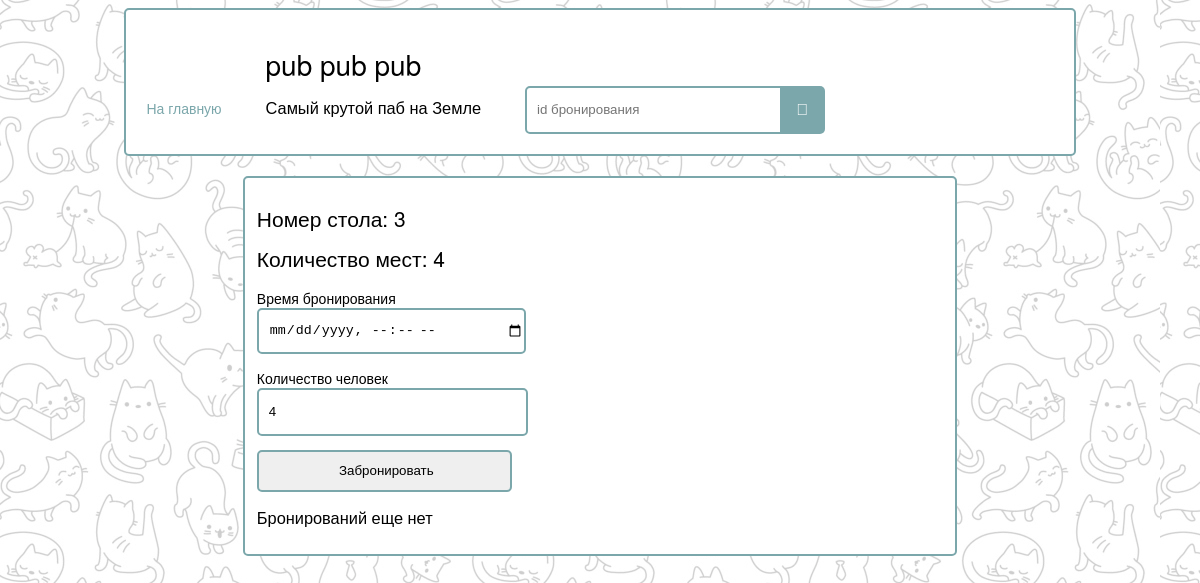
The page /pub/table/3 on the database its author committed.
### pub/models.py (models this page shows)
class TableModel(models.Model):
    id = models.IntegerField(primary_key=True)
    max_person_count = models.IntegerField(null=False)

### pub/views.py (the view, shortened to what this page needs)
# urls.py: path('table/<int:pk>', views.booking_table, name='table-detail'),
def booking_table(request, pk):
    table = TableModel.objects.get(pk=pk)
    form = FormEntity(person_count=table.max_person_count, table_id=table.id)
    bookings = BookedModel.objects.filter(table_id=table.id).order_by('booked_date')
    return render(request, 'pub/tablemodel_detail.html', {'tablemodel': table, 'form': form, 'bookings': bookings})

### pub/templates/pub/tablemodel_detail.html (shortened to what this page needs)
{% extends "base_generic.html" %}
{% block content %}
    <div class="pub-booking pub-div-border">
        <h2>Номер стола: {{ tablemodel.id }}</h2>
        <h2>Количество мест: {{ tablemodel.max_person_count }}</h2>
        <form action="" method="post">
            <p>
                <label for="id_booked_date">Время бронирования</label>
                <input type="datetime-local" name="booked_date">
            </p>
            <p>
                <label for="id_person_count">Количество человек</label>
                <input type="number" name="person_count" value="{{ tablemodel.max_person_count }}">
            </p>
            <input type="submit" value="Забронировать">
        </form>
        {% if bookings %}
        <h3>Уже занятое время</h3>
        <ul>
            {% for booking in bookings %}
                <li>
                    {{ booking.booked_date }}
                </li>
            {% endfor %}
        </ul>
        {% else %}
        <h3>Бронирований еще нет</h3>
        {% endif %}
    </div>
{% endblock %}

### static/css/pub_styles.css (style rules this page uses)
.pub-booking { width: 60%; margin: 0 auto; padding: 1%; }
.pub-div-border { border: 2px solid #7BA7AB; border-radius: 5px; outline: none; background-color: white; }
body { font-family: "Helvetica Neue", Helvetica, Arial, sans-serif; font-size: 14px; line-height: 1.42857143; background-image: url("/static/images/main-background.jpg"); }
.h1, .h2, .h3, .h4, .h5, .h6, h1, h2, h3, h4, h5, h6 { font-family: inherit; font-weight: 500; line-height: 1.1; color: inherit; }
form { position: relative; width: 300px; }
input { width: 85%; height: 42px; padding-left: 10px; border: 2px solid #7BA7AB; border-radius: 5px; outline: none; }

### rows shown on the page
TableModel: id "3", max_person_count "4", person_count "4"
